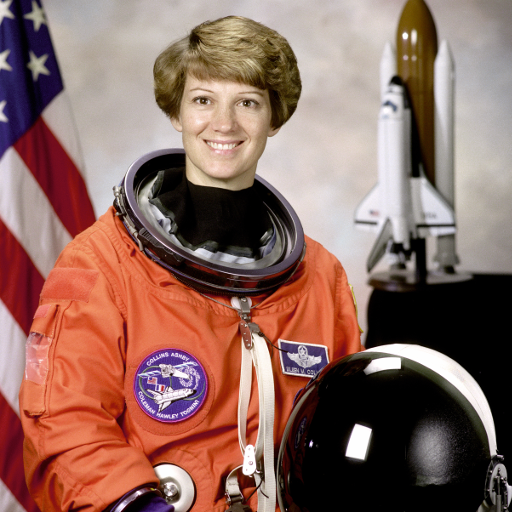
#> input picture skimage.data.astronaut(), 512 x 512 px
$ jupyter execute --allow-errors Seminar_4.ipynb   (shell and % lines are left out)
#> lines starting #> are read from the running program, lines starting #| are printed output that depends on the picture; long printed decimals are rounded
# Семинар 4 - Интерполяция изображений, геометрия формирования изображения и калибровка камеры

***

[cell 1]
from pathlib import Path

import cv2
import skimage
import numpy as np
import matplotlib.pyplot as plt

# Интерполяция изображений

Задача - эффективно уменьшить/увеличить изображение.

Рассмотрим несколько методов интерполяции.

## а) Интерполяция по ближайшему пикселю

Самая простая и самая быстрая, однако она приводит к сильным артефактам.

## б) Билинейная интерполяция

Лучше по качеству, но требует больше вычислений и вдобавок размывает границы объектов.

## в) Бикубическая интерполяция

Еще лучше в непрерывных областях, но на границе возникает [эффект гало](https://ru.wikipedia.org/wiki/Гало) (более темная полоса вдоль темного края границы и светлая вдоль светлого).

## Примеры

Согласно [документации OpenCV](https://docs.opencv.org/3.4/da/d54/group__imgproc__transform.html) для **сжатия изображения** — наиболее предпочтительным методом интерполяции является `cv.INTER_AREA`,
**для увеличения изображения** — наиболее предпочтительны методы интерполяции: `cv.INTER_CUBIC` (медленный) и `cv.INTER_LINEAR`.

[cell 2]
interpolation_algorithm = [
    ("nearest", cv2.INTER_NEAREST),
    ("bilinear", cv2.INTER_LINEAR),
    ("bicubic", cv2.INTER_CUBIC),
    ("area", cv2.INTER_AREA),
    ("lanczos4", cv2.INTER_LANCZOS4)
]

def resize_by_factor(
    img: np.array,
    factor: float,
) -> None:

    height, width = img.shape[:2]
    height2, width2 = int(height*factor), int(width*factor)

    print(f'orig size: h={height}, w={width}, resised size: h={height2}, w={width2}')

    fig, axes = plt.subplots(
        nrows=len(interpolation_algorithm),
        sharex=True,
        sharey=True,
        figsize=(3, 20)
    )

    imgs = []
    for i in range(len(interpolation_algorithm)):

        img_resized = cv2.resize(
            src=img,
            dsize=(width2, height2),
            interpolation=interpolation_algorithm[i][1],
        )

        axes[i].imshow(img_resized, cmap='Greys_r')
        axes[i].set_title(
            f"{interpolation_algorithm[i][0]}, shape = {img_resized.shape}",
        )

### Оригинальное изображение

[cell 3]
IMG_PATH = "data/a_letter.png"

if not Path(IMG_PATH).exists():
    !git clone https://github.com/alexmelekhin/cv_course_2023.git
    !mv cv_course_2023/seminars/seminar_04/data .

a_letter_img = cv2.imread(IMG_PATH, cv2.IMREAD_GRAYSCALE)

plt.figure(figsize=(3, 3))
#> (the rest of this cell did not finish here and is left out)

### Увеличение

#> (a cell that did not finish here is left out)

### Уменьшение

#> (a cell that did not finish here is left out)


# Упражение 1

Можно ли реализовать сжатие изображений на свертках? Реализуйте свертку, которая будет уменьшать изображение в 2 раза.

[cell 6]
def my_resize_by_factor(image=a_letter_img, factor=2):
    kernel = np.array([
        [0, 1, 0,],
        [1, 1, 1,],
        [0, 1, 0,]
    ]) / 5
    result = np.zeros((int(image.shape[0]/factor), int(image.shape[1]/factor)))
    # print(result.shape)
    kernel_size = kernel.shape[0]
    pad_size = kernel_size // 2
    padded_image = np.pad(image, pad_size, mode='edge')

    for i in range(result.shape[0]):
        for j in range(result.shape[1]):
            result[i, j] = np.sum(kernel * padded_image[i*factor:i*factor+kernel_size, j*factor:j*factor+kernel_size])

    return result

#> (the rest of this cell did not finish here and is left out)

# Трансформация изображений

[Туториал OpenCV "Geometric Transformations of Images"](https://docs.opencv.org/3.4/da/d6e/tutorial_py_geometric_transformations.html)

_Источник - [Computer Vision: Algorithms and Applications, 2nd ed. 2022 Richard Szeliski](https://szeliski.org/Book/)_

## Поворот (Rotation)

Входные параметры: угол поворота (angle)

```python
matrix = np.array([
      [np.cos(angle),  np.sin(angle), 0],
      [-np.sin(angle), np.cos(angle), 0],
      [0,              0,             1],
])
```

## Растяжение/сжатие (Scale)

Входные параметры: фактор растяжения (tx, ty)

```python
matrix = np.array([
      [t[0], 0,    0],
      [0,    t[1], 0],
      [0,    0,    1],
])
```

## Перенос (translation)

Входные параметры: фактор переноса (tx, ty)

```python
matrix = np.array([
      [1,  0, t[0]],
      [0,  1, t[1]],
      [0,  0,    1],
])
```

## Сдвиг (shearing)

Входные параметры: фактор сдвига (tx, ty)

```python
matrix_horisontal = np.array([
      [1,    t[0], 0],
      [t[1], 1,    0],
      [0,    0,    1],
])
```

# Упражнение 2

Реализуйте функцию, которая принимает изображение и матрицу преобразования, и реализует афинную трансформацию. Не забудьте про центрирование.

Идея - афинное перемещение пикселей изображения.

[cell 7]
def affine_transform(
    img: np.array,
    mat: np.array,
) -> np.array:

    # transfromed image
    transformed_img = np.zeros_like(img)
    # print(transformed_img.shape)

    # image shape
    H, W = img.shape[:2]

    # center of the img
    cx, cy = (H + 1) // 2 - 1, (W + 1) // 2 - 1

    for x in range(H):
        for y in range(W):

            new_coord = mat@(x-cx, y-cy, 1)
            # print(new_coord)
            # print(img[x,y])
            if round(new_coord[0]+cx)<H and round(new_coord[1]+cy)<W:
                transformed_img[round(new_coord[0]+cx), round(new_coord[1]+cy)] = img[x,y]
            # pass

    # print(transformed_img)
    # print(img)
    return transformed_img

def make_rotation(
    params,
) -> np.array:

    angle = params[0]

    mat = np.array([
      [np.cos(angle),  np.sin(angle), 0],
      [-np.sin(angle), np.cos(angle), 0],
      [0,              0,             1],]
    )

    return mat

def make_scaling(
    params,
) -> np.array:

    tx, ty = params[0], params[1]

    mat = np.array([
      [tx, 0,    0],
      [0,    ty, 0],
      [0,    0,    1],
    ])

    return mat

def make_translation(
    params,
) -> np.array:

    tx, ty = params[0], params[1]

    mat = np.array([
        [1,  0, tx],
        [0,  1, ty],
        [0,  0,    1],
    ])

    return mat

def make_shearing(
    params,
) -> np.array:

    tx, ty = params[0], params[1]

    mat = np.array([
        [1,    tx, 0],
        [ty, 1,    0],
        [0,    0,    1],
    ])

    return mat

Проверьте код на примере изображения c астронавтом

[cell 8]
import ipywidgets
from skimage import data

img = data.astronaut()
#> img is the input picture: shape (512, 512, 3); mean R, G, B 141.6, 105.8, 96.5

#resize image for much faster affine processing
img = cv2.resize(
    src=img,
    dsize = None,
    fx=0.3,
    fy=0.3,
    interpolation=cv2.INTER_AREA,
)
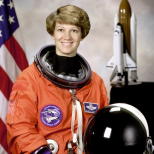
#> img: shape (154, 154, 3); mean R, G, B 141.2, 105.5, 96.3
#> the sliders are set to tx = 1.0, ty = 1.0, angle = 1.0

@ipywidgets.interact(
    tx=ipywidgets.FloatSlider(
        min=-3.14, max=3.14,
        step=0.01, value=1.,
    ),

    ty=ipywidgets.FloatSlider(
        min=-3.14, max=3.14,
        step=0.01, value=1.,
    ),
    angle=ipywidgets.FloatSlider(
        min=-3.14, max=3.14,
        step=0.01, value=1.,
    ),
)
def play_with_params(
    tx: float,
    ty: float,
    angle: float,
) -> None:

    # an example
    mat = make_rotation((angle,),)

    # mat = make_scaling([tx,ty])

    # mat = make_shearing([tx,ty])

    # mat = make_translation([tx,ty])

    transformed_img = affine_transform(
        img=img,
        mat=mat
    )
#> after the loop in affine_transform, `for x in range(H):`:
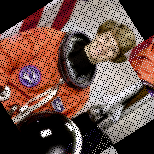
#> transformed_img: shape (154, 154, 3); mean R, G, B 107.2, 77.7, 69.9

    plt.imshow(transformed_img)

# Вопрос 1

Запустите все 4 преобразования. Изменяйте параметры алгоритма. Имеются ли пиксели, которые никуда не перешли в результате трансформации?

**Ответ:** при всех трансформациях, кроме сдвига, центральный пиксель никуда не перешел

[cell 9]
#your code here

# Формирование изображения

## Внешние параметры камеры

Некоторые камеры-обскуры вносят значительные искажения в изображения. Два основных вида искажений - это радиальные искажения и тангенциальные искажения.

**Радиальные искажения** возникают из-за неидеальности линз и приводит к тому, что прямые линии кажутся изогнутыми.

**Тангенциальные искажения** возникают из-за того, что объектив для съемки изображения не выровнен идеально параллельно плоскости изображения. Таким образом, некоторые области на изображении могут выглядеть ближе, чем ожидалось.

Виды радиального искажения:
<figure>

<figcaption>Barrel distortion (Positive k1 > 0)</figcaption>

<figcaption>Pincushion distortion (Negative k1 < 0)</figcaption>

<figcaption>Mustache distortion (Complex)</figcaption>
</figure>

Формулы:

$x_{dist} = x\frac{1+k_{1}r^{2}+k_{2}r^{4} + k_{3}r^{6}}{1+k_{4}r^{2}+k_{5}r^{4} + k_{6}r^{6}} + 2p_{1}xy + p_{2}(r^{2} + 2x^{2})$

$y_{dist} = y\frac{1+k_{1}r^{2}+k_{2}r^{4} + k_{3}r^{6}}{1+k_{4}r^{2}+k_{5}r^{4} + k_{6}r^{6}} + p_{1}(r^{2} + 2y^{2}) + 2p_{2}xy$,

где $r^{2} = x^{2} + y^{2}$

Таким образом, параметры радиальной дисторсии - ($k_{1}, \cdots, k_{6}$), тангенциальной дисторсии - ($p_{1}, p_{2}$)

В дополнение к этому нам нужны внутренние и внешние параметры камеры. Внутренние параметры специфичны для конкретной камеры. Они включают в себя такую информацию, как фокусное расстояние (fx,fy) и оптические центры (cx, cy). Фокусное расстояние и оптические центры могут быть использованы для создания матрицы камеры, которую можно использовать для устранения искажений, вызванных объективами конкретной камеры. Матрица камеры уникальна для конкретной камеры, поэтому после расчета ее можно повторно использовать на других изображениях, сделанных той же камерой.

# Вопрос 2

Запишите выражение связи точек в координатной системе камеры (x, y, z) c проекцией (изображением), зная параметры дисторсии и параметры камеры.

**Ответ:**

# Упражнение 3

Найдите параметры вашей камеры мобильного телефона.

Используйте шаблон шахматной доски. Можете воспользоваться ресурсом https://markhedleyjones.com/projects/calibration-checkerboard-collection  - здесь можно выбрать необходимый размер и подготовить pdf с доской. Во время печати не забудьте проверить, что масштаб не меняется (часто в параметрах печати по умолчанию установлен флаг "scale to fit page").

Воспользуйтесь [туториалом OpenCV](https://docs.opencv.org/4.x/dc/dbb/tutorial_py_calibration.html).

В ответе требуется:

1. Загрузить все сделанные фотографии (туториал рекомендует использовать не менее 10-ти изображений) в папку `./data/calibr_images`. Написанный код должен воспроизводить ваши результаты без дополнительных манипуляций.
2. Вывести найденные параметры калибровки (intrinsic матрицу и параметры дисторсии).
3. Отобразить изображения до и после устранения дисторсии.
4. Посчитать ошибку репроектирования (см. туториал opencv).

[cell 10]
import numpy as np
import cv2 as cv
import glob

# termination criteria
criteria = (cv.TERM_CRITERIA_EPS + cv.TERM_CRITERIA_MAX_ITER, 24, 0.001)

# prepare object points, like (0,0,0), (1,0,0), (2,0,0) ....,(6,5,0)
objp = np.zeros((7*10,3), np.float32)
objp[:,:2] = np.mgrid[0:7,0:10].T.reshape(-1,2)

# Arrays to store object points and image points from all the images.
objpoints = [] # 3d point in real world space
imgpoints = [] # 2d points in image plane.

images = glob.glob('./data/calibr_images/*.jpg')

for fname in images:
    img = cv.imread(fname)
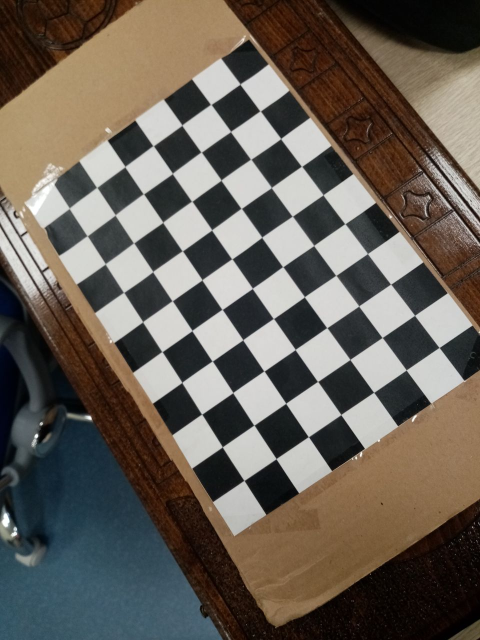
#> input picture seminars/seminar_04/data/calibr_images/1.jpg, 960 x 1280 px (shown at 1/2 size)
#> img is the input picture: shape (1280, 960, 3); mean B, G, R 86.5, 95.3, 102.7
    gray = cv.cvtColor(img, cv.COLOR_BGR2GRAY)
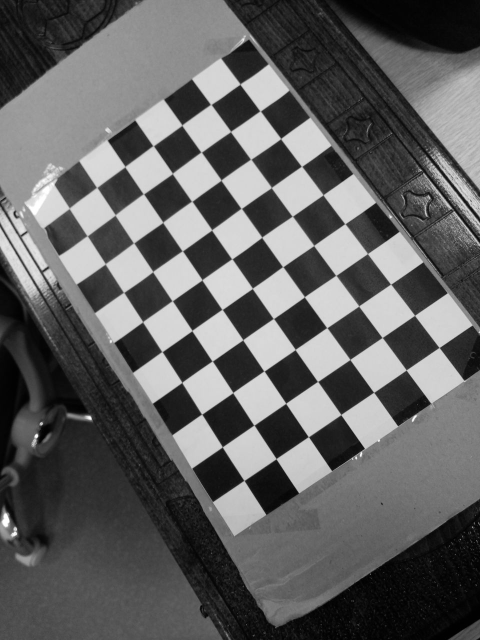
#> gray: shape (1280, 960) (shown at 1/2 size); min 0, max 255, mean 96.6

    # Find the chess board corners
    ret, corners = cv.findChessboardCorners(gray, (7,10), None)
#> ret = True; corners = 70 rows, first 8: [872, 695], [812.8, 740.5], [747.7, 785.1], [681.9, 829.9], [616.4, 873.6], [552.6, 917.5], [488.5, 961.4], [829.7, 631.4]

    # If found, add object points, image points (after refining them)
    if ret == True:
        objpoints.append(objp)

        corners2 = cv.cornerSubPix(gray,corners, (11,11), (-1,-1), criteria)
#> corners2 = 70 rows, first 8: [878.7, 695.4], [812.8, 740.4], [747.8, 785.1], [682.1, 829.6], [617.2, 873.9], [552.6, 917.8], [488.4, 961.3], [829.6, 631.2]
        imgpoints.append(corners2)

        # Draw and display the corners
        cv.imwrite('corners.jpg', cv.drawChessboardCorners(img, (7,10), corners2, ret))
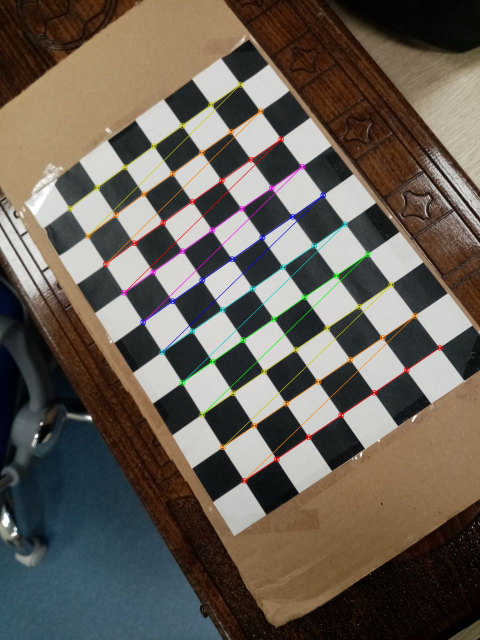
#> saved as corners.jpg: shape (1280, 960, 3) (shown at 1/2 size); mean B, G, R 85.7, 95, 103
        cv.imshow('img', img)
        cv.waitKey(500)

cv.destroyAllWindows()

[cell 11]
ret, mtx, dist, rvecs, tvecs = cv.calibrateCamera(objpoints, imgpoints, gray.shape[::-1], None, None)
#> ret = 0.67; mtx = [[1062.6, 0, 523.2], [0, 1052, 576.4], [0, 0, 1]]; dist = [[0.0243, 1.22, -0.000682, 0.000976, -7.62]]; rvecs = ([0.129, 0.201, 2.52],); tvecs = ([4.45, 1.51, 13.41],)

[cell 12]
print('Intrinsic matrix:', mtx)
#| Intrinsic matrix: [[1.06258664e+03 0.00000000e+00 5.23241959e+02]
#|  [0.00000000e+00 1.05201200e+03 5.76361814e+02]
#|  [0.00000000e+00 0.00000000e+00 1.00000000e+00]]
print('Параметры дисторсии:', dist)
#| Параметры дисторсии: [[ 2.42523427e-02  1.21889722e+00 -6.82211689e-04  9.75783673e-04
#|   -7.62365099e+00]]

[cell 13]
img = cv.imread('./data/calibr_images/3.jpg')
#> (the rest of this cell did not finish here and is left out)

#> (a cell that did not finish here is left out)

[cell 15]
plt.figure(figsize=(12, 6))
plt.subplot(1, 2, 1)
img = cv.imread('./data/calibr_images/3.jpg')
#> (the rest of this cell did not finish here and is left out)

[cell 16]
mean_error = 0
for i in range(len(objpoints)):
    imgpoints2, _ = cv.projectPoints(objpoints[i], rvecs[i], tvecs[i], mtx, dist)
    error = cv.norm(imgpoints[i], imgpoints2, cv.NORM_L2)/len(imgpoints2)
    mean_error += error
#> this loop made 1 pass
#> (error, mean_error) on pass 1: (0.08, 0.08)
#> after the loop, mean_error = 0.08

print( "Ошибка репроектирования: {}".format(mean_error/len(objpoints)) )
#| Ошибка репроектирования: 0.08003
